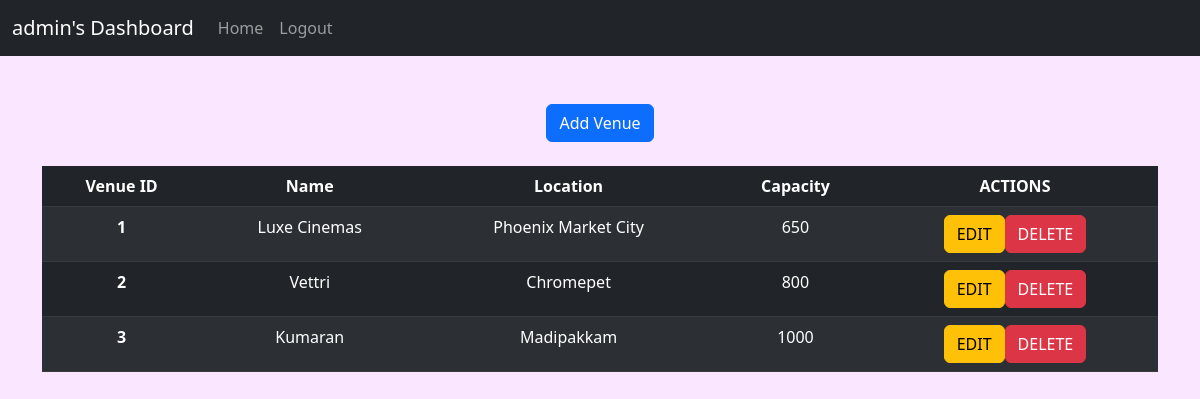
Page /manage_venues (signed in) on the committed database.
### app/models.py (models this page shows, shortened)
class User(UserMixin,db.Model):
    id = db.Column(db.Integer, primary_key = True)
    username = db.Column(db.String(32), unique = True, nullable = False)
    password_hash = db.Column(db.String(128) , nullable = False)
    bookings = db.relationship('Booking', backref = 'user', lazy = 'dynamic')

class Venue(db.Model):
    id = db.Column(db.Integer, primary_key = True)
    name = db.Column(db.String(32), index = True, nullable = False)
    location = db.Column(db.String(64), index = True, nullable = False)
    caption = db.Column(db.String(128))
    capacity = db.Column(db.Integer, nullable = False)
    pic = db.Column(db.LargeBinary)
    shows = db.relationship('Show', secondary = 'show_venue', backref = 'venues', lazy = 'dynamic')
    bookings = db.relationship('Booking', backref = 'venue', cascade = 'all, delete')
    __table_args__ = (UniqueConstraint('name', 'location', name='u_venue_name_loc'),)

### app/routes.py (the view)
    def wrapper_func(*args, **kwargs):
        if current_user.username != "admin":
            flash("Access denied. No admin privileges for {}".format(current_user.username))
            return redirect(url_for('index'))
        else:
            return my_route(*args, **kwargs)

### app/models.py (called while the page is built)
@login.user_loader
def load_user(id):
    return User.query.get(int(id))

### app/routes.py (called while the page is built)
def check_admin_decor(my_route):
    def wrapper_func(*args, **kwargs):
        if current_user.username != "admin":
            flash("Access denied. No admin privileges for {}".format(current_user.username))
            return redirect(url_for('index'))
        else:
            return my_route(*args, **kwargs)
    wrapper_func.__name__ = my_route.__name__
    return wrapper_func

@app.route('/manage_venues')
@login_required
@check_admin_decor
def manage_venues():
    return render_template('manage_venues.html', title = 'Manage Venues', venues = Venue.query.all())

### app/templates/manage_venues.html (shortened to what this page needs)
{% extends "base.html" %}
{% block content %}
<div class = "container">
    <div class="d-flex justify-content-center mb-4">
        <a href="{{url_for('create_venue')}}">
            <button type="button" class="btn btn-primary">Add Venue</button>
        </a>
    </div>
    <table class="table table-dark table-striped">
        <thead>
          <tr>
            <th scope="col">Venue ID</th>
            <th scope="col">Name</th>
            <th scope="col">Location</th>
            <th scope="col">Capacity</th>
            <th scope="col">ACTIONS</th>
          </tr>
        </thead>
        <tbody>
        {% for venue in venues %}
            <tr>
            <th scope="row">{{venue.id}}</th>
            <td>{{venue.name}}</td>
            <td>{{venue.location}}</td>
            <td>{{venue.capacity}}</td>
            <td>
                <div class="btn-group" role="group" aria-label="Venue Actions">
                    <a href="{{ url_for('edit_venue',venue_id=venue.id) }}">
                        <button type="button" class="btn btn-warning">EDIT</button>
                    </a>
                    <a href="{{ url_for('delete_venue',venue_id=venue.id) }}">
                        <button type="button" class="btn btn-danger">DELETE</button>
                    </a>
                  </div>
            </td>
            </tr>
        {% endfor %}
        </tbody>
      </table>
</div>
{% endblock %}

### app/templates/base.html (shortened to what this page needs)
<!doctype html>
<html lang="en">
    <head>
        <link href="https://cdn.jsdelivr.net/npm/bootstrap@5.3.0-alpha1/dist/css/bootstrap.min.css" rel="stylesheet">
    </head>
  <body  style="background-color: #fae6ff;">
    <nav class="navbar navbar-expand-lg bg-dark mb-5" data-bs-theme="dark" >
      <div class="container-fluid ">
        <a class="navbar-brand" href="#">{% if current_user.is_authenticated %}{{ current_user.username }}'s Dashboard{% else %}{{title}}{% endif %}</a>
        <div class="collapse navbar-collapse ">
          <div class="navbar-nav">
            <a class="nav-link "  href="{{ url_for('index') }}">Home</a>
            {% if current_user.is_anonymous %}
              <a class="nav-link" href="{{ url_for('login') }}">Login</a>
            {% else %}
              <a class="nav-link" href="{{ url_for('logout') }}">Logout</a>
            {% endif %}
          </div>
        </div>
      </div>
    </nav>
        {% block content %}{% endblock %}
  </body>
</html>

### app/templates/manage_venues.html (style rules this page uses)
th, td { text-align: center;; }

### rows in the picture
User: username "admin"
Venue: id "1", name "Luxe Cinemas", location "Phoenix Market City", capacity "650"
Venue: id "2", name "Vettri", location "Chromepet", capacity "800"
Venue: id "3", name "Kumaran", location "Madipakkam", capacity "1000"
